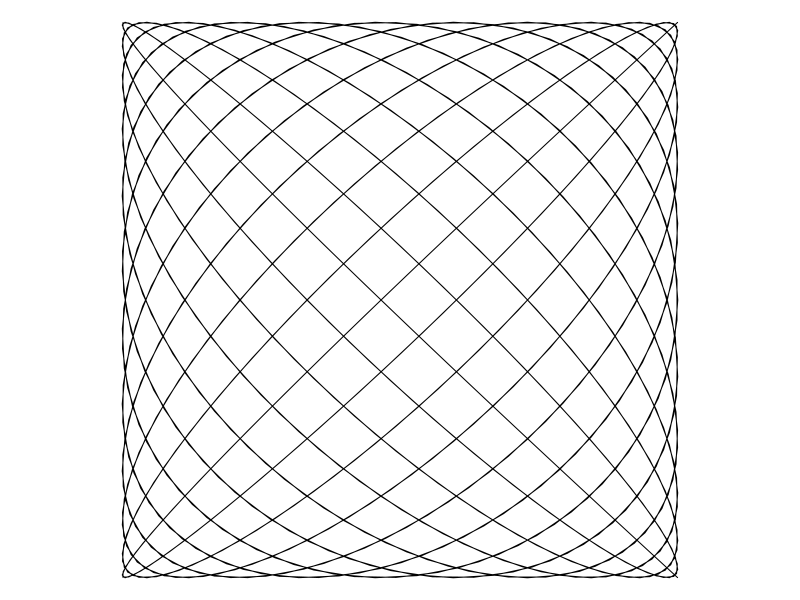
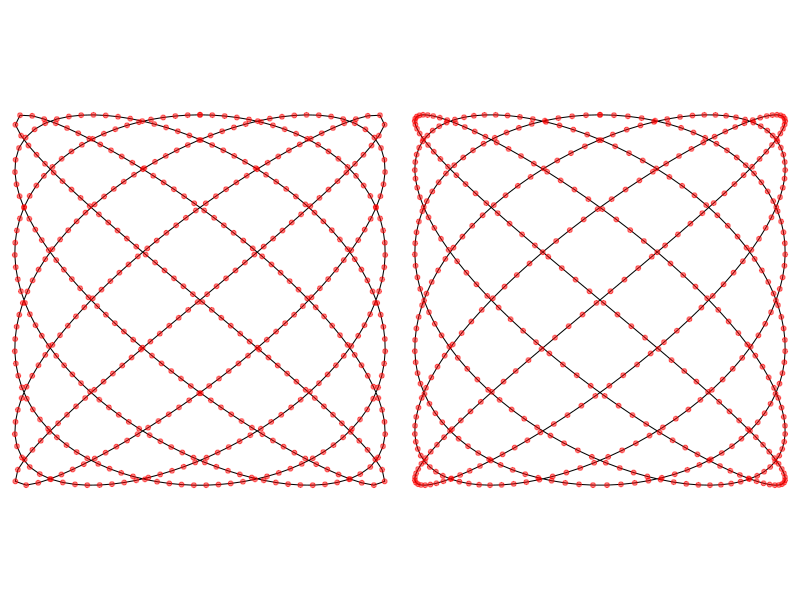
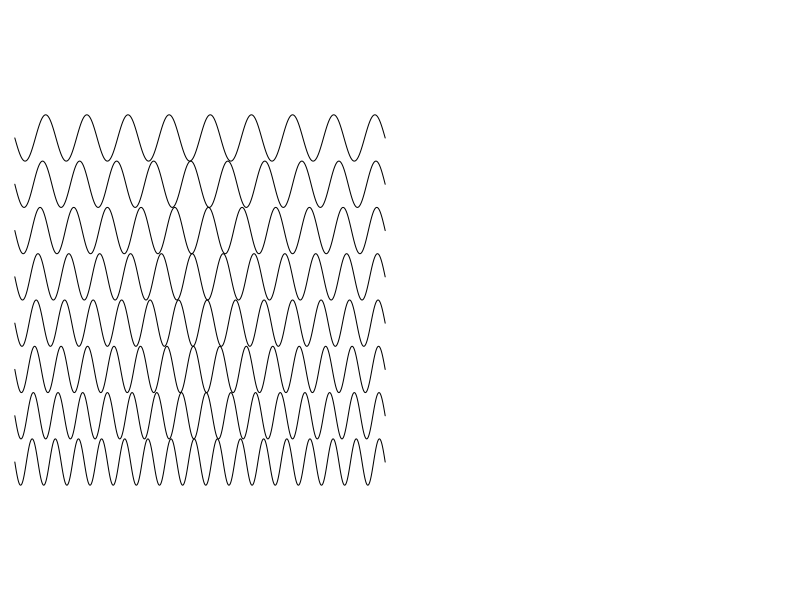
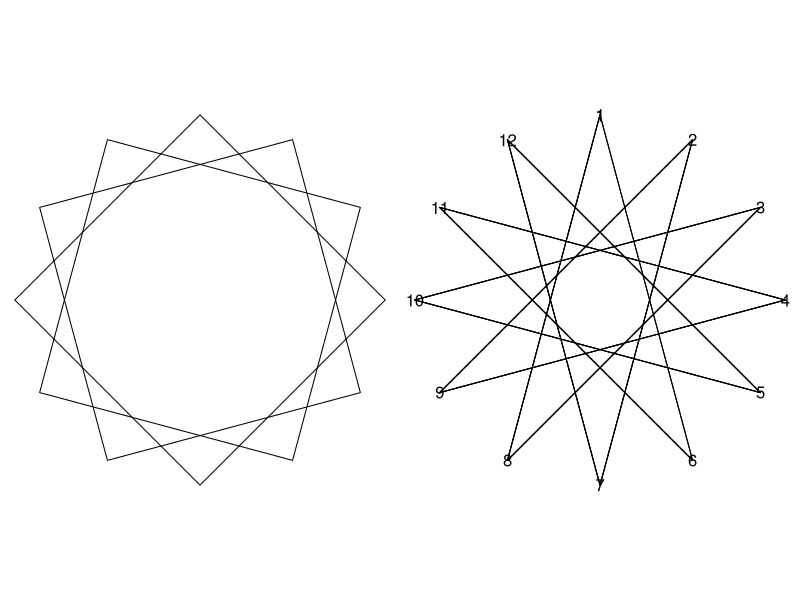

These charts were generated, in order, by the following R code:
## ---- chunk 1
thetas = seq(0,1,length=1000)*48*pi
par(pty='s',ann=F,mai=0*c(1,1,1,1))
plot(cos(thetas),sin(23*thetas/24),typ='l',axes=FALSE)
## ---- chunk 2
traveled = function(xy){
  NN = nrow(xy)
  if (ncol(xy) == 2) {
  distanceBetween = c(0,sqrt( rowSums((xy[1:(NN-1),1:2]-xy[2:(NN),1:2])^2 ))) } else {
    distanceBetween = c(0,sqrt( rowSums((xy[1:(NN-1),1:3]-xy[2:(NN),1:3])^2 ))) }
  traveled = cumsum(distanceBetween)/sum(distanceBetween)
  return(traveled)}

#Example:
NNN=500
thetas = seq(0,1,length=NNN)*12*pi
xy0 = 1*cbind(sin(thetas),cos(thetas*5/6) )
travel = traveled(xy0)
xy = cbind(approx(travel,xy0[,1],seq(0,1,length=NNN),rule=2)[[2]],
           approx(travel,xy0[,2],seq(0,1,length=NNN),rule=2)[[2]])

par(pty='s',ann=F,mai=0*c(1,1,1,1),mfrow=c(1,2))
plot(xy,typ='l',axes=F)
points(xy,pch=20,col=rgb(1,0,0,.5))

plot(xy0,typ='l',axes=F)
points(xy0,pch=20,col=rgb(1,0,0,.5))


## ---- chunk 3
dougsSign = function(topBottom,NNN,waves=2*pi,start0=0){
  thetas = seq(0,1,length=NNN)*waves
  wave = (topBottom[1]-topBottom[2]) *( (sin(thetas+start0)+1)/2) + topBottom[2]
  return(cbind(thetas,wave))
}

dY = 1/4
par(pty='s',ann=F)

plot(NULL, xlim=c(0,2*pi),ylim=c(-1,1),axes=F)

start=32
stop = 18
for (i in seq(start,stop,-2)){
  xy = dougsSign((start-i)*dY/2+c(-1,-1+dY),1000,waves=i*pi)
lines(2*xy[,1]/i,xy[,2])
}



## ---- chunk 4
polly = function(sides=4,start=0,r=1){
  thetas=seq(0,1,length=sides+1)*2*pi
  res=r*cbind(sin(start+thetas),cos(start+thetas))
  return(res)}

par(pty='s',ann=F,mai=0*c(1,1,1,1),mfrow=c(1,2))

p1=polly()
p2=polly(start=pi/6)
p3=polly(start=pi/3)
    
plot(p1,t="l",axes=F)
lines(p2)
lines(p3)

p1 = polly(12)
plot(NULL, xlim = c(-1,1),ylim = c(-1,1), axes=F)
text(p1[,1],p1[,2],1:12)
for (i in 1:35) {
  lines(rbind(p1[(i %% 12) + 1,],p1[(i+5) %% 12 + 1,]))  
}
